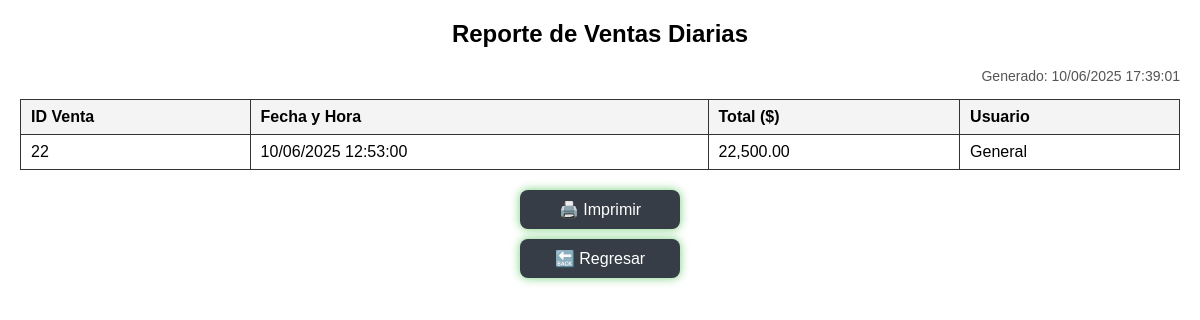
Screenshot of /reporte/reporte_ventas_diarias.php with the database file from the repository.
### tables this page shows
CREATE TABLE `ventas` (
  `id` int(11) NOT NULL,
  `usuario_id` int(11) NOT NULL,
  `fecha` datetime NOT NULL,
  `total` decimal(10,2) NOT NULL,
  `pago` decimal(10,2) DEFAULT 0.00
);

CREATE TABLE `usuarios` (
  `id` int(11) NOT NULL,
  `nombre_completo` varchar(100) NOT NULL,
  `usuario` varchar(50) NOT NULL,
  `contrasena` varchar(255) NOT NULL,
  `rol` varchar(20) DEFAULT NULL
);

### reporte/reporte_ventas_diarias.php (the view, shortened to what this page needs)
<?php
include '../includes/conexion.php';
$fecha_actual = date('Y-m-d');
$fechaHora = date('d/m/Y H:i:s');
$sql = "SELECT v.id, v.fecha, v.total, u.nombre_completo AS usuario
        FROM ventas v
        JOIN usuarios u ON v.usuario_id = u.id
        WHERE DATE(v.fecha) = '$fecha_actual'
        ORDER BY v.fecha DESC";
$resultado = mysqli_query($conexion, $sql);
?>
<!DOCTYPE html>
<html lang="es">
<head>
</head>
<body>
<h2>Reporte de Ventas Diarias</h2>
<div class="fecha">Generado: <?= $fechaHora ?></div>
<table>
    <thead>
        <tr>
            <th>ID Venta</th>
            <th>Fecha y Hora</th>
            <th>Total ($)</th>
            <th>Usuario</th>
        </tr>
    </thead>
    <tbody>
        <?php if (mysqli_num_rows($resultado) > 0): ?>
            <?php while ($venta = mysqli_fetch_assoc($resultado)): ?>
                <tr>
                    <td><?= $venta['id'] ?></td>
                    <td><?= date('d/m/Y H:i:s', strtotime($venta['fecha'])) ?></td>
                    <td><?= number_format($venta['total'], 2) ?></td>
                    <td><?= htmlspecialchars($venta['usuario']) ?></td>
                </tr>
            <?php endwhile; ?>
        <?php else: ?>
            <tr><td colspan="4" style="text-align:center;">No hay ventas registradas hoy.</td></tr>
        <?php endif; ?>
    </tbody>
</table>
<button class="btn" onclick="window.print()">🖨️ Imprimir</button>
<a href="reportes.php" class="btn">🔙 Regresar</a>
</body>
</html>

### reporte/reporte_ventas_diarias.php (style rules this page uses)
body { font-family: Arial, sans-serif; margin: 20px; }
h2 { text-align: center; }
.fecha { text-align: right; margin-bottom: 15px; font-size: 14px; color: #555; }
table { width: 100%; border-collapse: collapse; margin-bottom: 20px; }
th, td { border: 1px solid #333; padding: 8px 10px; text-align: left; }
th { background-color: #f4f4f4; }
.btn { display: block; width: 160px; margin: 10px auto; padding: 10px 0; background-color:rgb(55, 61, 71); color: white; border: none; border-radius: 8px; font-size: 16px; cursor: pointer; text-align: center; text-decoration: none; box-shadow: 0 0 10px rgba(23, 177, 30, 0.6); }

### rows the page displays
ventas: id "22", fecha "10/06/2025 12:53:00", total "22,500.00", usuario.nombre_completo "General"
